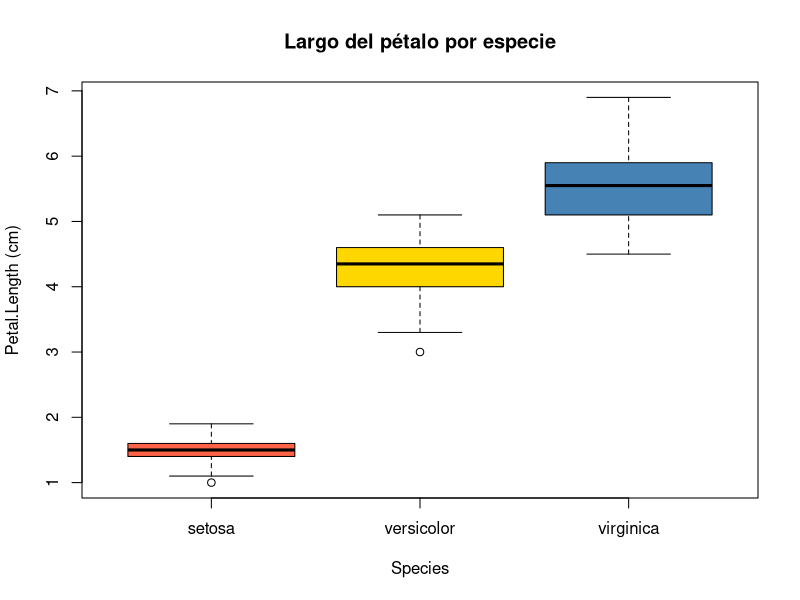

Write R code to recreate this figure.
## ---- chunk 1
boxplot(Petal.Length ~ Species, data = iris,
        col = c("tomato", "gold", "steelblue"),
        main = "Largo del pétalo por especie",
        ylab = "Petal.Length (cm)")
